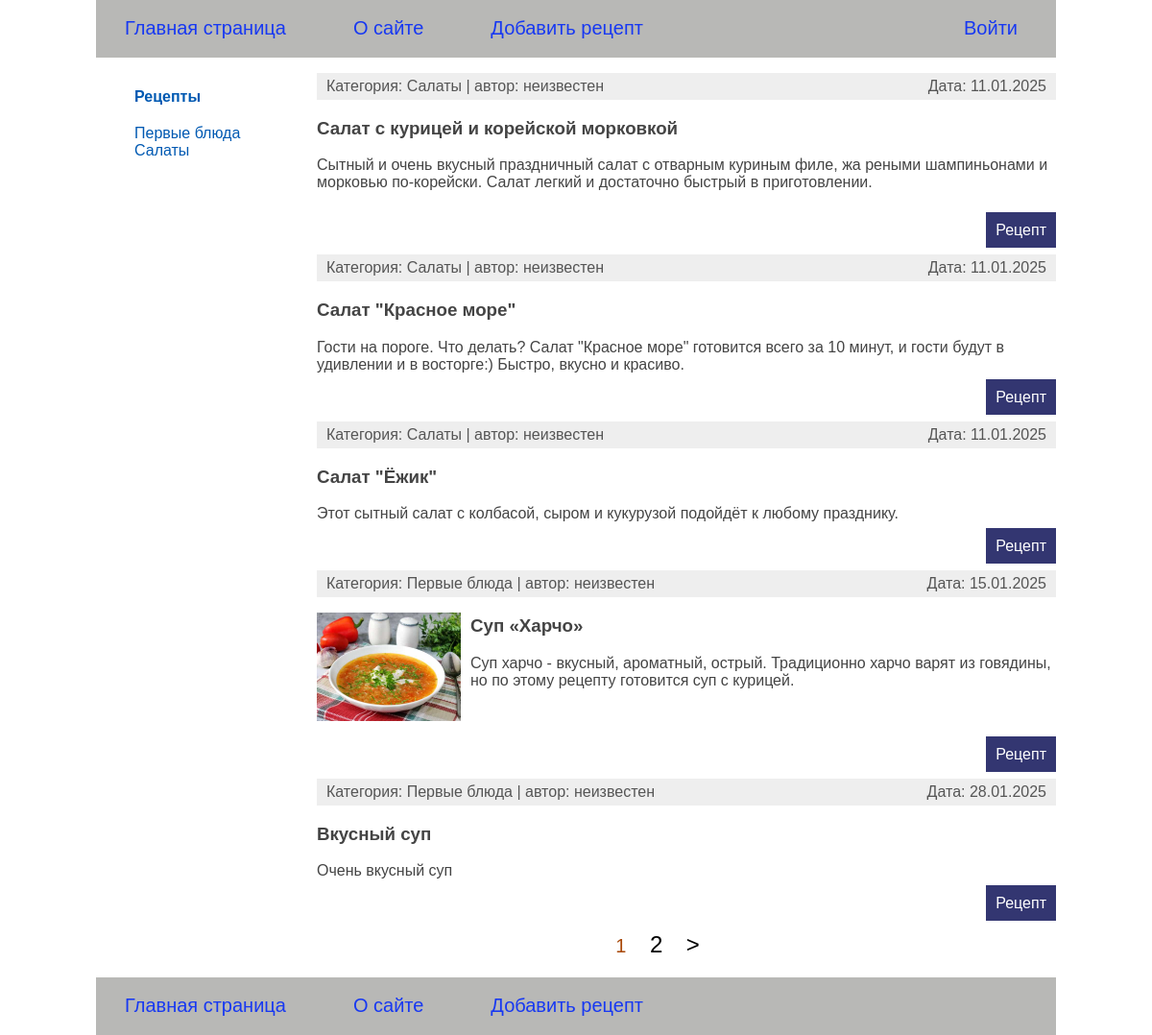
/, run on an earlier commit of the app's database.
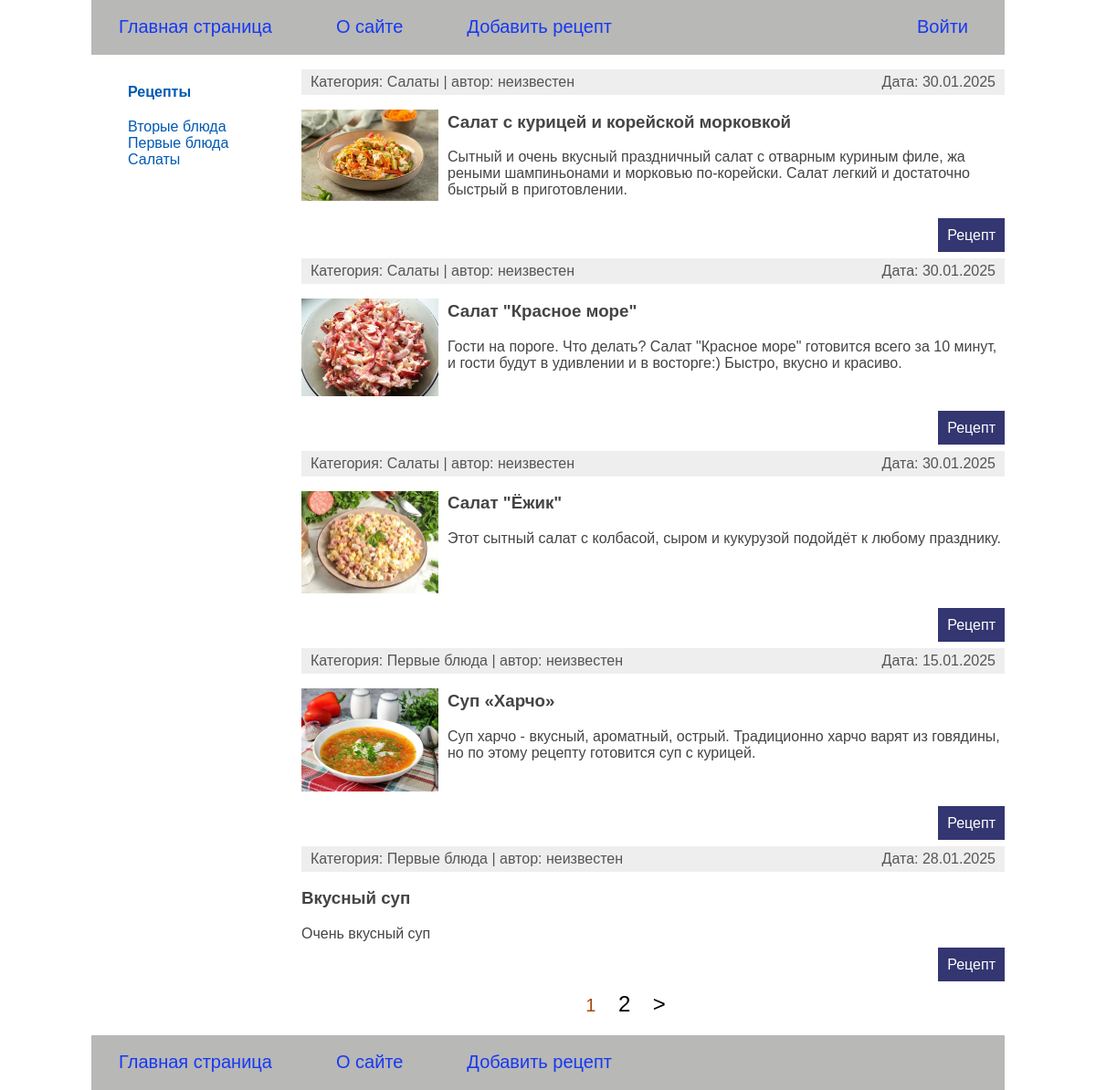
And on a later commit of the database.
### recipeapp/models.py (models this page shows, shortened)
class Category(models.Model):
    category_name = models.CharField(max_length=100, db_index=True, verbose_name='Категория')
    category_slug = models.SlugField(max_length=100, unique=True, db_index=True, verbose_name='Slug')
    class Meta:
        verbose_name = 'Категория'
        verbose_name_plural = 'Категории'
    def get_absolut_url(self):
        return reverse('category', kwargs={'category_slug': self.category_slug})

class RecipeBase(models.Model):
    recipe_title = models.CharField(max_length=255, verbose_name='Название рецепта')
    photos = models.ImageField(upload_to='photos/%Y/%m/%d',
                               default=None,
                               blank=True,
                               null=True,
                               verbose_name='Изображение')
    short_description = models.TextField(blank=True, verbose_name='Короткое описание')
    cooking_description = models.TextField(blank=True, verbose_name='Пошаговый рецепт')
    time_create = models.DateTimeField(auto_now_add=True)
    time_update = models.DateTimeField(auto_now=True, verbose_name='Дата изменения')
    category = models.ForeignKey('Category', on_delete=models.PROTECT, related_name='cat_recipe', verbose_name='Категория')
    recipe_ingredients = models.ManyToManyField(
        Ingredients,
        related_name='ingredients_recipe',
        through='Composition',
        verbose_name="Ингредиенты"
    )
    def get_absolute_url(self):
        return reverse('detail', kwargs={'detail_id': self.pk})

### recipeapp/views.py (the view)
# urls.py: path('', RecipeIndexView.as_view(), name='home'),
class RecipeIndexView(DataMixin, ListView):
    template_name = 'recipeapp/recipe-index.html'
    context_object_name = 'recipe'
    title_page = 'Главная'
    category_selected = 0
    paginate_by = 5
    def get_queryset(self):
        return RecipeBase.objects.all()

### recipeapp/templatetags/recipe_tags.py (called while the page is built)
@register.inclusion_tag('recipeapp/list_categories.html')
def show_categories(category_selected_id=0):
    categories = Category.objects.annotate(total=Count('cat_recipe')).filter(total__gt=0)
    return {'categories': categories, 'category_selected': category_selected_id}

### recipeapp/templates/recipeapp/recipe-index.html (shortened to what this page needs)
{% extends 'base.html' %}
{% block content %}
  <ul>
    {% for attr in recipe %}
    <li class="li_main_page">
      <div class="article-panel">
      <p class="first">Категория: {{attr.category.category_name}} | автор:
      {{ attr.author.username|default:"неизвестен" }}</p>
      <p class="last">Дата: {{attr.time_update|date:"d.m.Y" }}</p>
      </div>
      {% if attr.photos %}
      <p><img class="img-article-left thumb" src="{{attr.photos.url}}"></p>
      {% endif %}
      <h3>{{ attr.recipe_title }}</h3>
      {% autoescape off %}
        {{ attr.short_description|linebreaks }}
      {% endautoescape %}
        <p class="link-read-detail"><a href="{{ attr.get_absolute_url }}">Рецепт</a></p>
    </li>
    {% endfor %}
  </ul>
{% endblock %}
{% block navigate %}
{% if  page_obj.has_other_pages %}
  <nav class="list-pages">
    <ul>
      {% for p in paginator.page_range %}
      {% if page_obj.number == p %}
        <li class="page-num page-num-selected">{{ p }}</li>
      {% elif p > page_obj.number|add:-3 and p <= page_obj.number|add:2 %}
        <li class="page-num">
          <a href="?page={{ p }}">{{ p }}</a>
        </li>
      {% endif %}
      {% endfor %}
      {% if page_obj.has_next %}
        <li class="page-num">
            <a href="?page={{ page_obj.next_page_number }}">&gt;</a>
        </li>
      {% endif %}
    </ul>
  </nav>
{% endif %}
{% endblock %}

### templates/base.html (shortened to what this page needs)
{% load static %}
{% load recipe_tags %}
<!DOCTYPE html>
<html lang="en">
<head>
  <link type="text/css" rel="stylesheet" href="{% static 'recipeapp/css/styles.css' %}">
</head>
<body>
  <header>
    <div class="fixed-container">
      <div class="header">
        <ul id="mainmenu" class="mainmenu">
          <li><a href="{% url 'home' %}">Главная страница</a></li>
            {% for m in menu %}
              {% if not forloop.last %}<li>{% else %}<li class="last">{% endif %}
                <a href="{% url m.url_name %}">{{ m.title }}</a>
              </li>
             {% endfor %}
        </ul>
      </div>
    </div>
  </header>
  <section>
    <div class="fixed-container">
      <div class="navigation">
        <ul>
          <li class="selected_recipe"><a href="{% url 'home' %}">Рецепты</a></li>
          {% show_categories category_selected %}
        </ul>
      </div>
      <div class="content">
        {% block content %}
        {% endblock %}
        {% block navigate %}
        {% endblock %}
      </div>
    </div>
  </section>
  <footer>
    <div class="fixed-container">
      <div class="header">
        <ul id="footermenu" class="mainmenu">
          <li><a href="{% url 'home' %}">Главная страница</a></li>
            {% for m in menu %}
              {% if not forloop.last %}
              <li>
                <a href="{% url m.url_name %}">{{ m.title }}</a>
              </li>
              {% endif %}
            {% endfor %}
        </ul>
      </div>
    </div>
  </footer>
</body>
</html>

### recipeapp/templates/recipeapp/list_categories.html
{% for category in categories %}
    {% if category.id == category_selected %}
        <li class="selected">{{ category.category_name }}</li>
    {% else %}
        <li class="selected_cat"><a href="{{ category.get_absolut_url }}">{{ category.category_name }}</a></li>
    {% endif %}
{% endfor %}

### recipeapp/static/recipeapp/css/styles.css (style rules this page uses)
html, body { font-family: 'Arial'; margin: 0; padding: 0; height: 100%; width: 100%; color: #444; }
a { color: #0059b2; text-decoration: none; }
img { max-width: 600px; height: auto; }
.fixed-container { max-width: 1000px; height: 100%; margin-left: auto; margin-right: auto; }
.header { background: #b8b8b6; height: 60px; }
ul.mainmenu { list-style: none; margin: 0; padding: 0; height: 60px; color: #1738f2; font-size: 20px; overflow: hidden; }
ul.mainmenu li { float: left; margin: 18px 40px 0 30px; }
ul.mainmenu li.last { float: right; }
ul.mainmenu li a { color: #1738f2; text-decoration: none; }
.navigation { float: left; width: 170px; }
.navigation ul { list-style: none; }
.content { margin-left: 190px; }
.selected_recipe { font-weight: 700; padding-bottom: 20px; }
.selected_cat { color: #0227cc; }
.li_main_page { list-style: none; }
p.link-read-detail { text-align: right; }
p.link-read-detail a { padding: 10px; min-width: 100px; background: #333671; color: #fff; text-decoration: none; }
div.article-panel { background: #eee; padding: 5px 10px 5px 10px; box-sizing: border-box; overflow: hidden; color: #555; }
.first { margin: 0; float: left; }
.last { margin: 0; float: right; }
.img-article-left { max-width: 300px; height: auto; float: left; padding: 0 10px 10px 0; }
.thumb { max-width: 150px; height: auto; }
.list-pages { text-align: center; margin: 0 0 20px 0; }
.list-pages ul { margin: 20px 0 0 0; padding: 0; list-style: none; }
.list-pages ul li { display: inline-block; margin: 0 20px 0 0; }
.list-pages a { color: #000; font-size: 24px; text-decoration: none; }
.list-pages .page-num-selected { border: none; color: #a9490a; font-size: 20px; }

What changed in the data, as far as the page shows it:
now on this page (row unchanged): Category: category_name "Вторые блюда"
changed RecipeBase "Салат с курицей и корейской морковкой": time_update "11.01.2025" → "30.01.2025"; photos: picture added
changed RecipeBase "Салат \"Красное море\"": time_update "11.01.2025" → "30.01.2025"; photos: picture added
changed RecipeBase "Салат \"Ёжик\"": time_update "11.01.2025" → "30.01.2025"; photos: picture added
